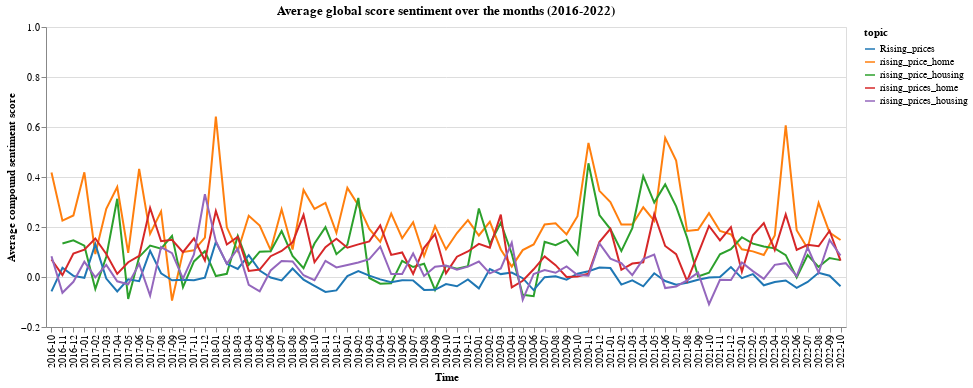

Write notebook code for a chart like this one.
### Code cell
alt.Chart(df_mean_compound_score_rising, title='Average global score sentiment over the months (2016-2022)').mark_line().encode(
    x = alt.X('period:O', axis=alt.Axis(title='Time')),
    y = alt.Y('compound_score', axis=alt.Axis(title='Average compound sentiment score'), scale=alt.Scale(domain=[-0.2,1])),
    color=alt.Color('topic:N', scale=alt.Scale(scheme='category10'))
).properties(width=800)

### Figure 1 — Vega-Lite specification as saved in the notebook (floating-point values rounded to 4 significant figures; data arrays with more than 128 entries replaced by an {"elided": "..."} marker saying what was removed)
{"config": {"view": {"continuousWidth": 400, "continuousHeight": 300}}, "data": {"name": "data-1f56958874247329252c0cfc11c48baf"}, "mark": "line", "encoding": {"color": {"type": "nominal", "field": "topic", "scale": {"scheme": "category10"}}, "x": {"type": "ordinal", "axis": {"title": "Time"}, "field": "period"}, "y": {"type": "quantitative", "axis": {"title": "Average compound sentiment score"}, "field": "compound_score", "scale": {"domain": [-0.2, 1]}}}, "title": "Average global score sentiment over the months (2016-2022)", "width": 800, "$schema": "https://vega.github.io/schema/vega-lite/v4.8.1.json", "datasets": {"data-1f56958874247329252c0cfc11c48baf": {"elided": "364 records"}}}
